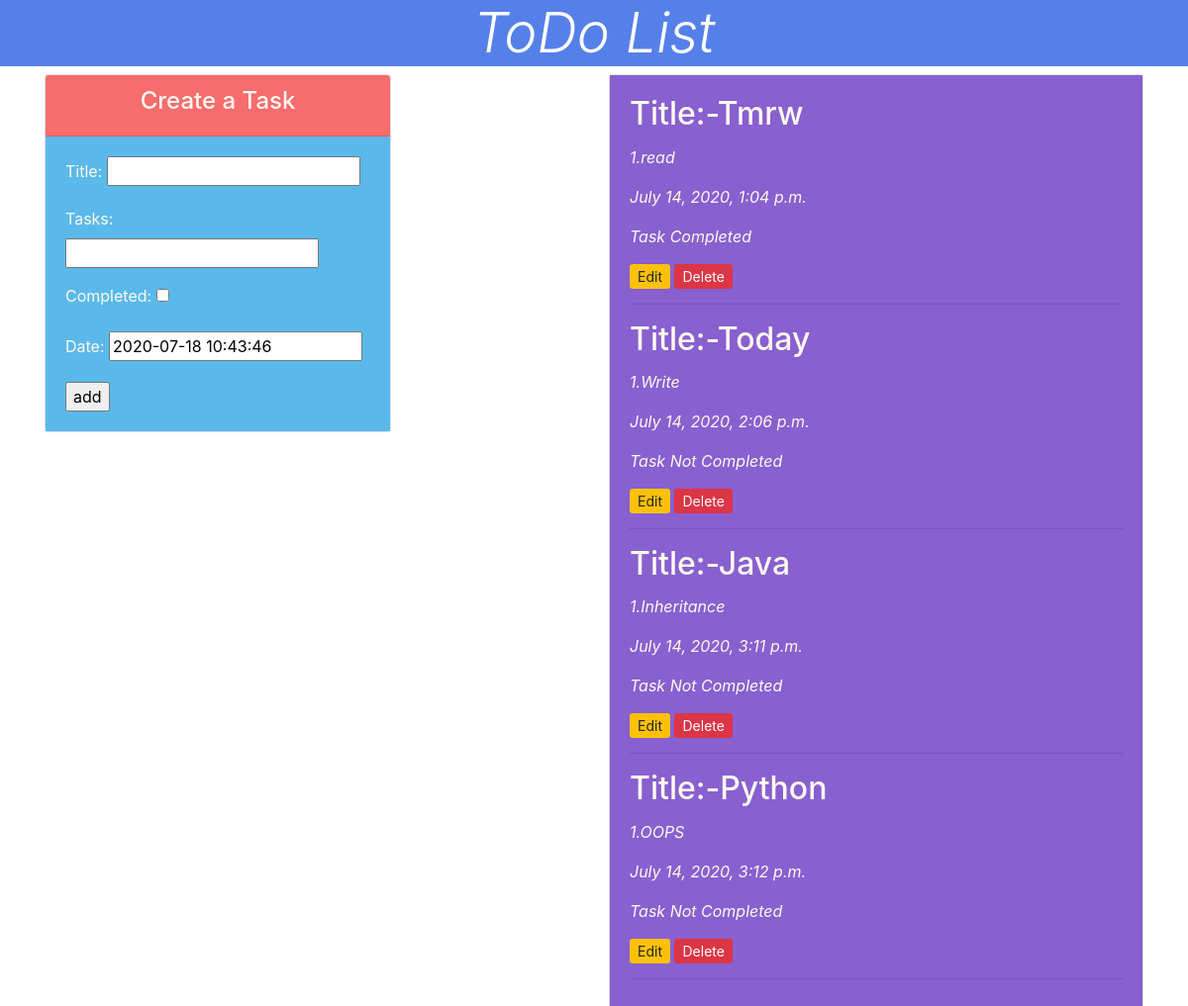
Before: /index/ with the older database file.
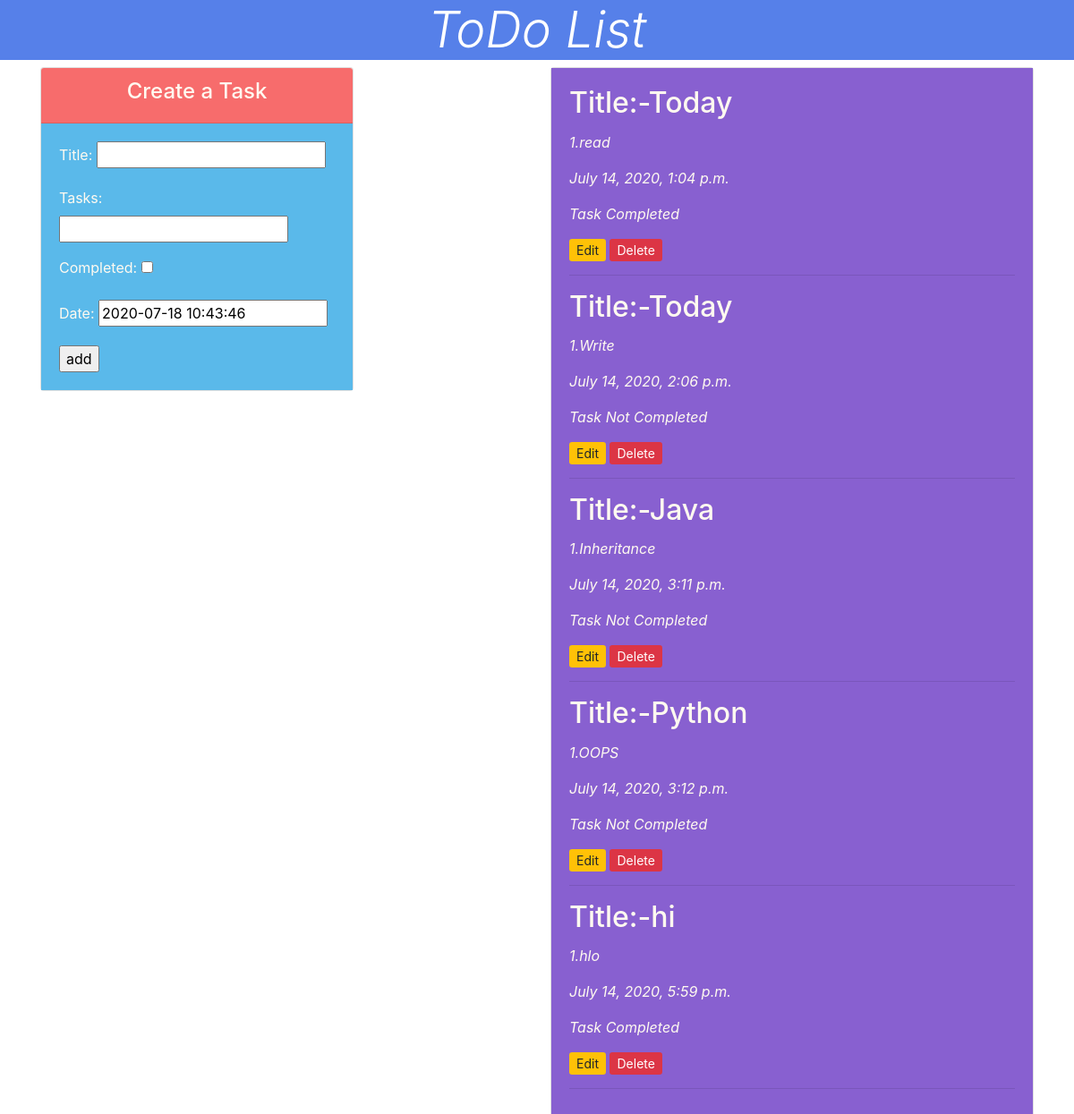
After: the same page with the newer database file.
### Tasks/models.py (models this page shows, shortened)
class Task(models.Model):
    title=models.CharField(max_length=200)
    tasks=models.CharField(max_length=200)
    completed = models.BooleanField(default=False)
    date=models.DateTimeField(default=timezone.now)

### Tasks/views.py (the view)
# urls.py: path('index/',views.index,name='index'),
def index(request):
    form=TaskForm()
    tasks=Task.objects.all()
    data={'form':form,'tasks':tasks}
    if request.method=='POST':
        form=TaskForm(request.POST)
        if form.is_valid():
            form.save()
        return redirect('/index')
    return render(request,'Tasks/index.html',data)

### Tasks/forms.py
class TaskForm(forms.ModelForm):
    class Meta:
        model=Task
        fields='__all__'

### Tasks/templates/Tasks/index.html (shortened to what this page needs)
{% load static %}
<!DOCTYPE html>
<html lang="en">
<head>
    <link rel="stylesheet" href="{% static 'css/bootstrap.min.css' %}">
    <link rel="stylesheet" href="{% static 'css/styles.css' %}">
</head>
<body>
    <div class="text-center text-white " id="header">
        <h1 class="display-4 font-italic">ToDo List</h1>
    </div>
    <div class="container">
        <div class="row">
            <div class="col-sm-4">
                <div class="card">
                    <div class="card-header text-center">
                        <h4>Create a Task</h4>
                    </div>
                    <div class="card-body" id="card-body">
                        <form action="" method="POST">
                            {{form.as_p}}
                            <input type="submit" value="add">
                        </form>
                    </div>
                </div>
            </div>
            <div class="col-sm-2">
            </div>
            <div class="col-sm-6">
                <div class="card">
                    <div class="card-body " id="task">
                        {% for task in tasks %}
                            <h2 class="card-title">Title:-{{task.title}}</h2>
                            <p class="card-text font-italic">1.{{task.tasks}}</p>
                            <p class="card-text font-italic">{{task.date}}</p>
                            {% if task.completed is False %}
                                <p class="card-text font-italic">Task Not Completed</p>
                            {% else %}
                                <p class="card-text font-italic">Task Completed</p>
                            {% endif %}
                            <a href="{% url 'edit' task.id %}" class="btn-sm btn-warning">Edit</a>
                            <a href="{% url 'delete' task.id %}" class="btn-sm btn-danger">Delete</a>
                            <hr>
                        {% endfor %}
                    </div>
                </div>
            </div>
        </div>
    </div>
</body>
</html>

Changed rows visible on the page:
changed Task "read": title "Tmrw" → "Today"
added Task: title "hi", tasks "hlo", date "July 14, 2020, 5:59 p.m.", completed "Task Completed"
